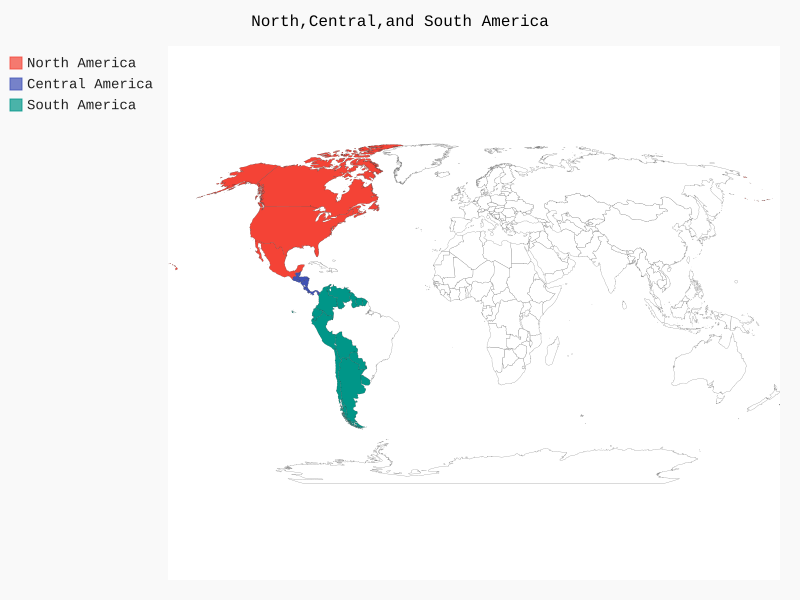

This chart was generated by the following Python code:
import pygal_maps_world.maps

wm=pygal_maps_world.maps.World()
wm.title='North,Central,and South America'
wm.add('North America',['ca','mx','us'])
wm.add('Central America',['bz','cr','gt','hn','ni','pa','sv'])
wm.add('South America',['ar','bo','cl','co','ec','gf','gy','pe','py','sr','uy','ve'])
wm.render_to_file('americas.svg')
